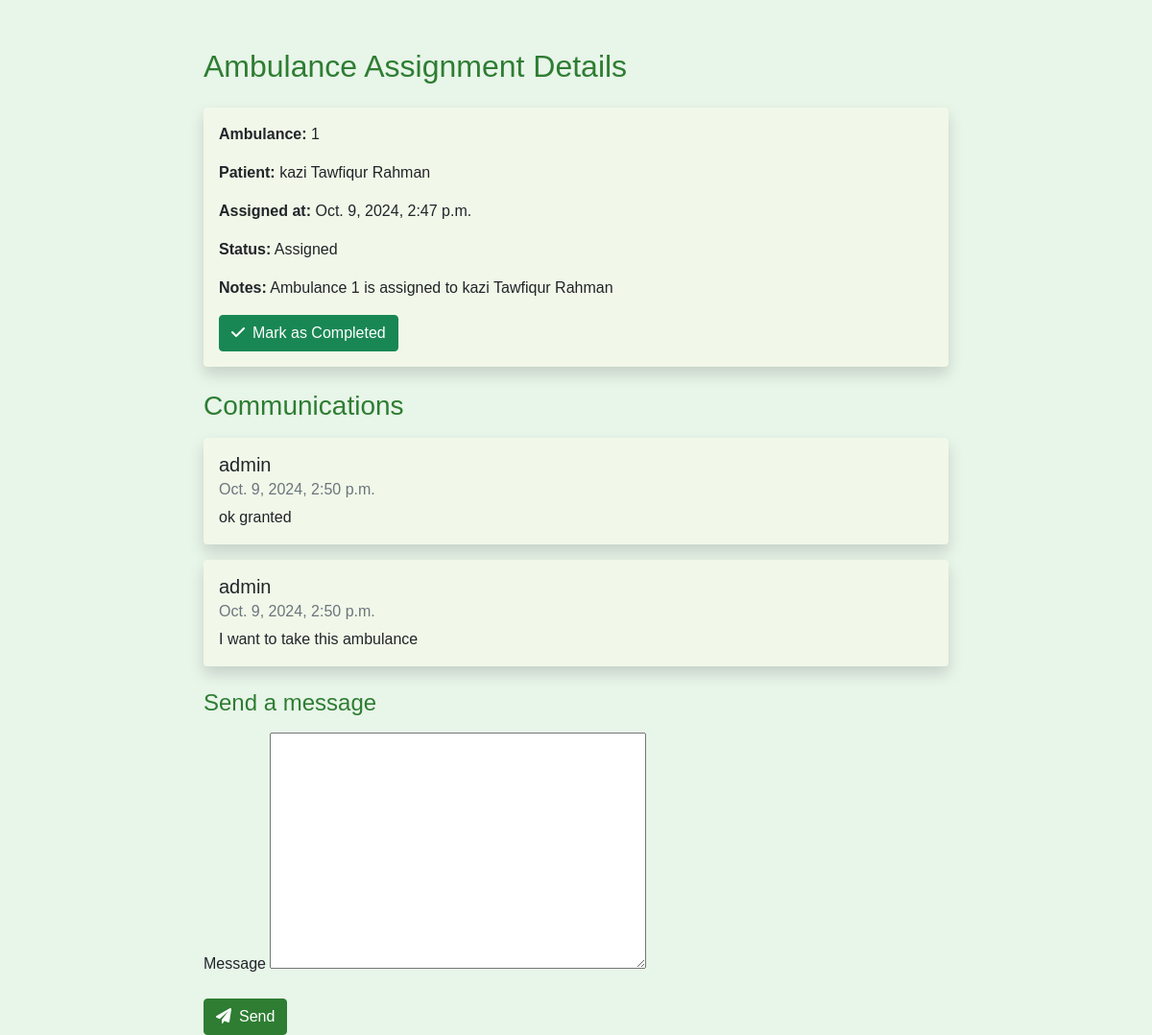
Screenshot of /assignment/2/ (signed in) with the database file from the repository.
### hospital/models.py (models this page shows, shortened)
class AmbulanceAssignment(models.Model):
    ASSIGNMENT_STATUS_CHOICES = [
        ('assigned', 'Assigned'),
        ('in_progress', 'In Progress'),
        ('completed', 'Completed'),
    ]
    ambulance = models.ForeignKey(Ambulance, on_delete=models.CASCADE)
    patient = models.ForeignKey(Patient, on_delete=models.CASCADE)
    assigned_at = models.DateTimeField(auto_now_add=True)
    completed_at = models.DateTimeField(null=True, blank=True)
    notes = models.TextField(blank=True)
    status = models.CharField(max_length=20, choices=ASSIGNMENT_STATUS_CHOICES,
                              default='assigned')

class Ambulance(models.Model):
    vehicle_number = models.CharField(max_length=20, unique=True)
    model = models.CharField(max_length=100)
    capacity = models.PositiveIntegerField()
    STATUS_CHOICES = [
        ('available', 'Available'),
        ('on_call', 'On Call'),
        ('maintenance', 'Under Maintenance'),
    ]
    status = models.CharField(max_length=20, choices=STATUS_CHOICES,
                              default='available')
    last_maintenance = models.DateField(null=True, blank=True)
    photo = models.ImageField(upload_to='ambulance_photos/',
                              null=True, blank=True)

class Patient(models.Model):
    PATIENT_TYPES = [
        ('indoor', 'Indoor'),
        ('outdoor', 'Outdoor'),
    ]
    name = models.CharField(max_length=200, null=True, blank=True)
    date_of_birth = models.DateField(null=True, blank=True)
    gender = models.CharField(max_length=10, null=True, blank=True,
                    choices=[('M', 'Male'), ('F', 'Female'), ('O', 'Other')])
    phone_number = models.CharField(max_length=15, null=True, blank=True)
    email = models.EmailField(null=True, blank=True)
    address = models.TextField(null=True, blank=True)
    photo = models.ImageField(upload_to='patient_photos/', null=True, blank=True)
    patient_type = models.CharField(max_length=7,
                                    choices=PATIENT_TYPES, default='outdoor')
    is_admitted = models.BooleanField(default=False)
    admission_date = models.DateTimeField(null=True, blank=True)
    discharge_date = models.DateTimeField(null=True, blank=True)
    bed = models.OneToOneField(Bed, on_delete=models.SET_NULL,
                               null=True, blank=True, related_name='current_patient')

class Communication(models.Model):
    assignment = models.ForeignKey(AmbulanceAssignment,
                    on_delete=models.CASCADE, related_name='communications')
    sender = models.ForeignKey(User, on_delete=models.CASCADE)
    message = models.TextField()
    timestamp = models.DateTimeField(auto_now_add=True)

### hospital/views.py (the view)
# urls.py: path('assignment/<int:pk>/', views.assignment_detail, name='assignment_detail'),
@login_required
def assignment_detail(request, pk):
    assignment = get_object_or_404(AmbulanceAssignment, pk=pk)
    communications = assignment.communications.all().order_by('-timestamp')
    if request.method == 'POST':
        if 'complete_assignment' in request.POST:
            assignment.status = 'completed'
            assignment.completed_at = timezone.now()
            assignment.ambulance.status = 'available'
            assignment.ambulance.save()
            assignment.save()
            messages.success(request, 'Assignment marked as completed.')
            return redirect('assignment_detail', pk=pk)
        else:
            form = CommunicationForm(request.POST)
            if form.is_valid():
                communication = form.save(commit=False)
                communication.assignment = assignment
                communication.sender = request.user
                communication.save()
                return redirect('assignment_detail', pk=pk)
    else:
        form = CommunicationForm()
    context = {
        'assignment': assignment,
        'communications': communications,
        'form': form,
    }
    return render(request, 'hospital/assignment_detail.html', context)

### hospital/forms.py
class CommunicationForm(forms.ModelForm):
    class Meta:
        model = Communication
        fields = ['message']

### hospital/templates/hospital/assignment_detail.html (shortened to what this page needs)
<!DOCTYPE html>
<html lang="en">
<head>
    <link href="https://cdn.jsdelivr.net/npm/bootstrap@5.1.3/dist/css/bootstrap.min.css" rel="stylesheet">
    <link href="https://cdnjs.cloudflare.com/ajax/libs/font-awesome/6.0.0-beta3/css/all.min.css" rel="stylesheet">
</head>
<body>
    <div class="container">
        <h2 class="mb-4">Ambulance Assignment Details</h2>
        <div class="card">
            <div class="card-body">
                <p><strong>Ambulance:</strong> {{ assignment.ambulance.vehicle_number }}</p>
                <p><strong>Patient:</strong> {{ assignment.patient.name }}</p>
                <p><strong>Assigned at:</strong> {{ assignment.assigned_at }}</p>
                <p><strong>Status:</strong> {{ assignment.get_status_display }}</p>
                <p><strong>Notes:</strong> {{ assignment.notes }}</p>
                {% if assignment.status != 'completed' %}
                    <form method="post">
                        <button type="submit" name="complete_assignment" class="btn btn-success">
                            <i class="fas fa-check me-2"></i>Mark as Completed
                        </button>
                    </form>
                {% endif %}
            </div>
        </div>
        <h3 class="mt-4 mb-3">Communications</h3>
        <div class="communications">
            {% for communication in communications %}
                <div class="card mb-3">
                    <div class="card-body">
                        <h5 class="card-title">{{ communication.sender.username }}</h5>
                        <h6 class="card-subtitle mb-2 text-muted">
                            {{ communication.timestamp }}
                        </h6>
                        <p class="card-text">{{ communication.message }}</p>
                    </div>
                </div>
            {% empty %}
                <p>No communications yet.</p>
            {% endfor %}
        </div>
        <h4 class="mt-4 mb-3">Send a message</h4>
        <form method="post">
            <div class="mb-3">
                <label for="{{ form.message.id_for_label }}" class="form-label">
                    Message
                </label>
                {{ form.message }}
            </div>
            <button type="submit" class="btn btn-primary">
                <i class="fas fa-paper-plane me-2"></i>Send
            </button>
        </form>
    </div>
</body>
</html>

### hospital/templates/hospital/assignment_detail.html (style rules this page uses)
body { background-color: #e8f5e9; font-family: 'Arial', sans-serif; }
.container { max-width: 800px; margin-top: 50px; }
.card { border: none; box-shadow: 0 0.5rem 1rem rgba(0, 0, 0, 0.15); background-color: #f1f8e9; margin-bottom: 20px; }
h2, h3, h4 { color: #2e7d32; }
.btn-primary { background-color: #2e7d32; border-color: #2e7d32; }

### rows the page displays
AmbulanceAssignment: ambulance.vehicle_number "1", patient.name "kazi Tawfiqur Rahman", assigned_at "Oct. 9, 2024, 2:47 p.m.", status "Assigned", notes "Ambulance 1 is assigned to kazi Tawfiqur Rahman"
Communication: sender.username "admin", timestamp "Oct. 9, 2024, 2:50 p.m.", message "ok granted"
Communication: sender.username "admin", timestamp "Oct. 9, 2024, 2:50 p.m.", message "I want to take this ambulance"
